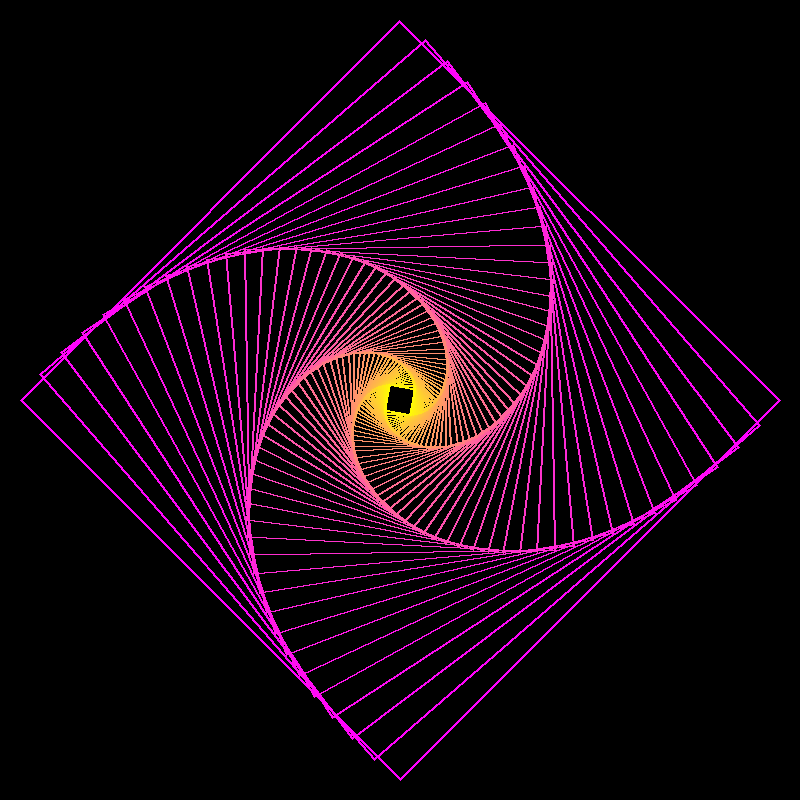
#> input picture yyyymmdd_python_creative_coding/image/02_repeat.png, 800 x 800 px
$ python 00_cover.py
#> lines starting #> are read from the running program, lines starting #| are printed output that depends on the picture
"""表紙用に作例画像 4 枚を正方形に切り抜いて横一列に並べる。

他のスクリプトで作例画像を生成した後に実行する。
"""
from pathlib import Path

from PIL import Image

IMAGE_DIR = Path(__file__).resolve().parent.parent / "image"
OUTPUT = IMAGE_DIR / "00_cover.png"
NAMES = ["02_repeat", "04_flowfield", "05_mandelbrot", "06_reaction_diffusion"]
SIZE = 300


def square_crop(img: Image.Image) -> Image.Image:
    """画像の中央を正方形に切り抜く。"""
    w, h = img.size
    m = min(w, h)
    left, top = (w - m) // 2, (h - m) // 2
    return img.crop((left, top, left + m, top + m))


def main() -> None:
    out = Image.new("RGB", (SIZE * len(NAMES), SIZE), "black")
#> out: PIL image 1200x300 RGB; every value is 0
    for i, name in enumerate(NAMES):
        img = Image.open(IMAGE_DIR / f"{name}.png").convert("RGB")
#> img is the input picture: PIL image 800x800 RGB; mean R, G, B 23.7, 5.6, 18.1
        out.paste(square_crop(img).resize((SIZE, SIZE)), (i * SIZE, 0))
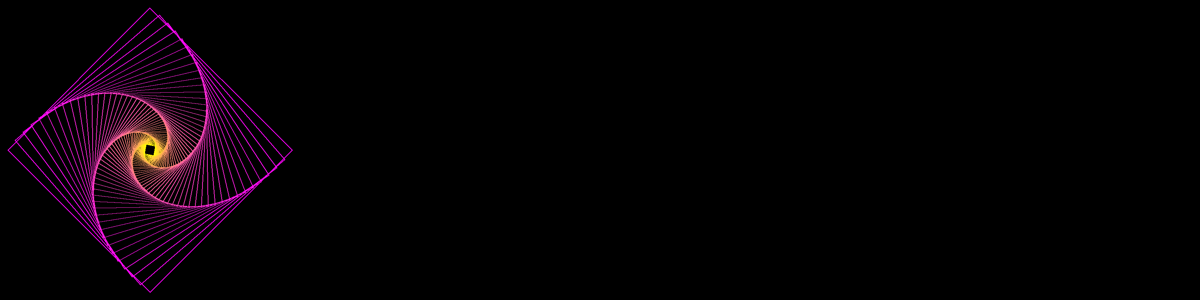
#> out: PIL image 1200x300 RGB; mean R, G, B 6.2, 1.4, 4.8
    out.save(OUTPUT)


if __name__ == "__main__":
#> (the run stopped early here; a loop or call above may not have finished)
